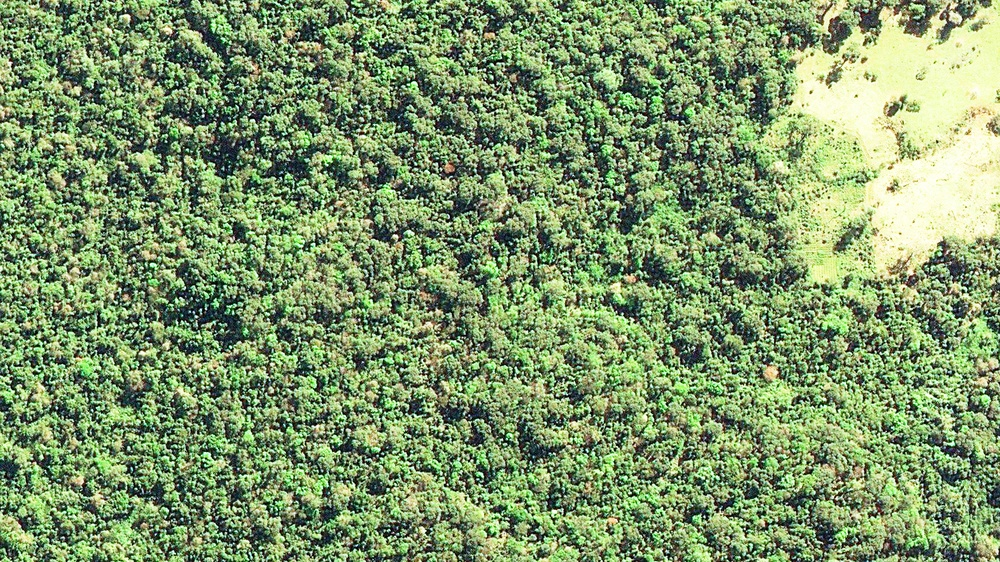
%> input picture Imagenes/ST1.jpg, 1000 x 562 px, shrunk from 1714 x 964 before the run
$ octave etapa1_fis.m   (GNU Octave 9; MATLAB toolbox functions it lacks are replaced by stand-ins)
%> lines starting %> are read from the running program, lines starting %| are printed output that depends on the picture
clc
close all
clear all

%Leo una imagen...
%A = imread('ST1.jpg');
%% Read Images: se elige una imagen del archivo
[filename, pathname] = uigetfile({'*.*'},'Browse');
%> the answer given: ../Imagenes/ST1.jpg
name=[pathname,filename];
%imageSegmenter
A = imread(name);
%> A is the input picture: size 562x1000x3 uint8; mean R, G, B 126.5, 151, 105.5
figure, imshow(A)
% A = A(size(A,1)/2:size(A,1)-1,size(A,2)/2:size(A,2),:);
% A = A(:,1:size(A,2)/2,:);
n=size(A,1);
%> n = 562
% if rem(n,2)==1
%     n=n-1;
% end

m=size(A,2);
%> m = 1000
% [8 lines of commented-out code are left out]
if size(A,3) ==3        %comprueba si es a color
    %conversión a intensidad
    A=double(A); %debe hacerse esta declaración para evitar que sature el valor int8 cuando suma
%> A: size 562x1000x3 double
    V = (A(:,:,1)+A(:,:,2)+A(:,:,3))/3;
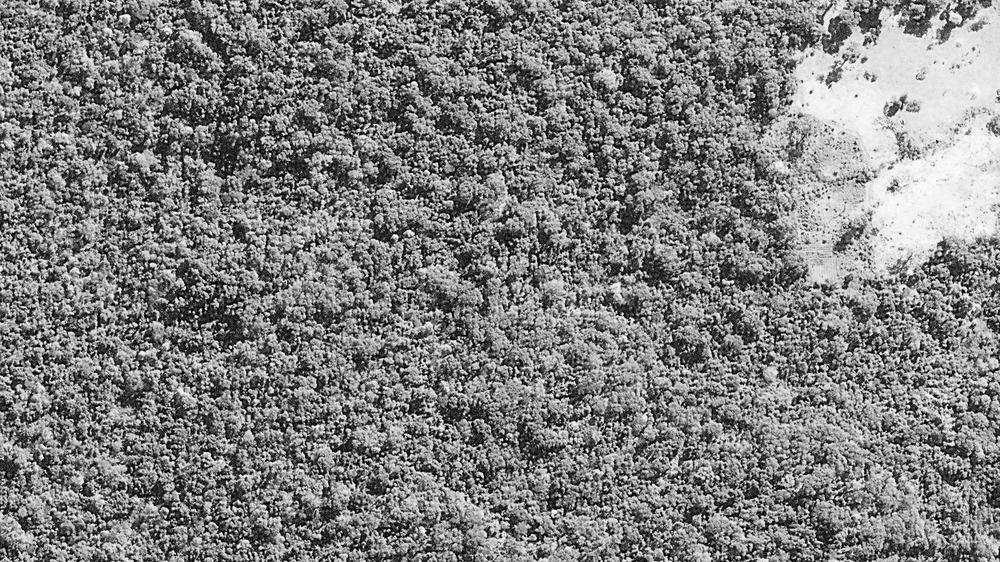
%> V: size 562x1000 double; min 0, max 255, mean 127.6
    V=(V/255);
end
%Para probar con bandas separadas... RGB
V = A(:,:,1); %Rojo
% [7 lines of commented-out code are left out]

u=[-1/2+1/n:1/n:1/2];
%> u = 562 values from -0.498 to 0.5
v=[-1/2+1/m:1/m:1/2];
%> v = 1000 values from -0.499 to 0.5

V(V==0)=0.1;
%> V: size 562x1000 double; min 0.1, max 255, mean 126.5
Vsoma=log(V);
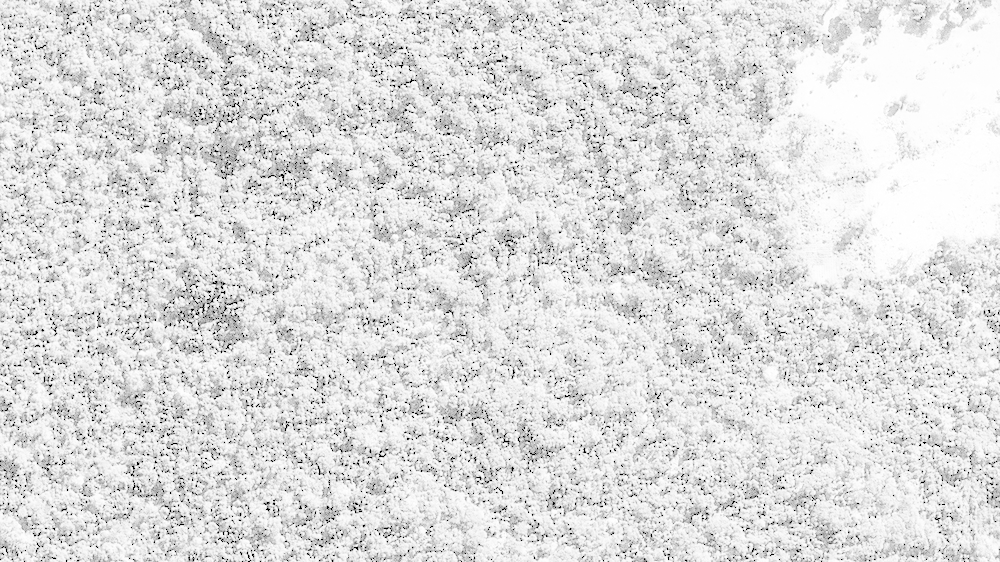
%> Vsoma: size 562x1000 double; min -2.3, max 5.54, mean 4.54; drawn with min black and max white
Vuv=fft2(Vsoma);

% Sub-Sistama linear
gh=1;
gl=0;
c=9;
Do=0.1;
K=1;

uu=u.^2;vv=v.^2;
uuu=repmat(uu',1,m);
vvv=repmat(vv,n,1);
DUV=sqrt(uuu+vvv);
Huv=K*(1-((gh-gl)*(1-exp(-c*(DUV.^2)/Do^2))+gl));


if rem(m,2)==1
    Huv=[Huv(n/2:n,m/2:m)     Huv(n/2:n,1:m/2);...
     Huv(1:n/2-1,m/2:m)   Huv(1:n/2-1,1:m/2)];
else Huv=[Huv(n/2:n,m/2:m)     Huv(n/2:n,1:m/2-1);...
     Huv(1:n/2-1,m/2:m)   Huv(1:n/2-1,1:m/2-1)];
end

Suv=Huv.*Vuv;

Vo=ifft2(Suv);
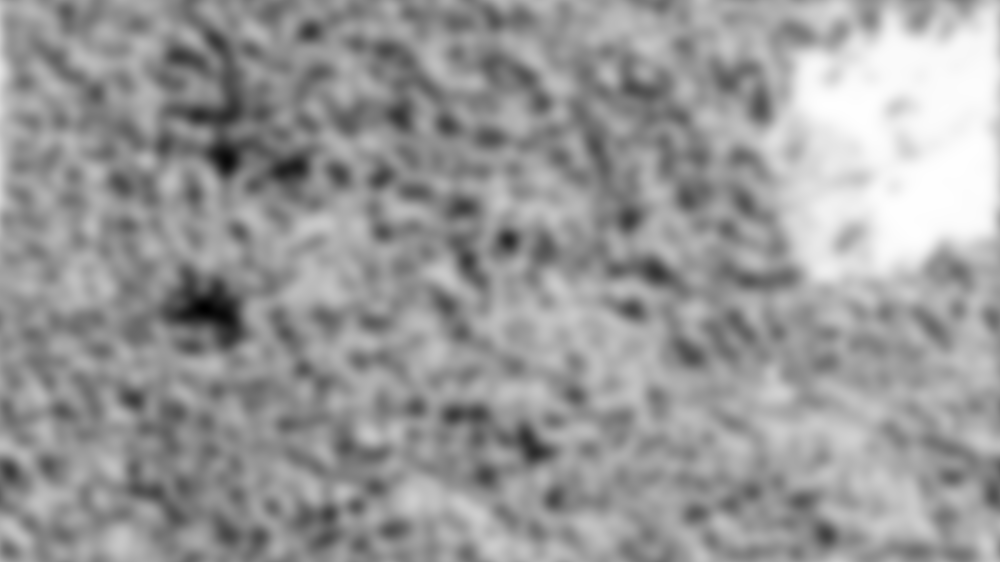
%> Vo: size 562x1000 double; min 3.04, max 5.53, mean 4.54; drawn with min black and max white

%remocao da fase
Vo=abs(Vo);
Vout=exp(Vo);
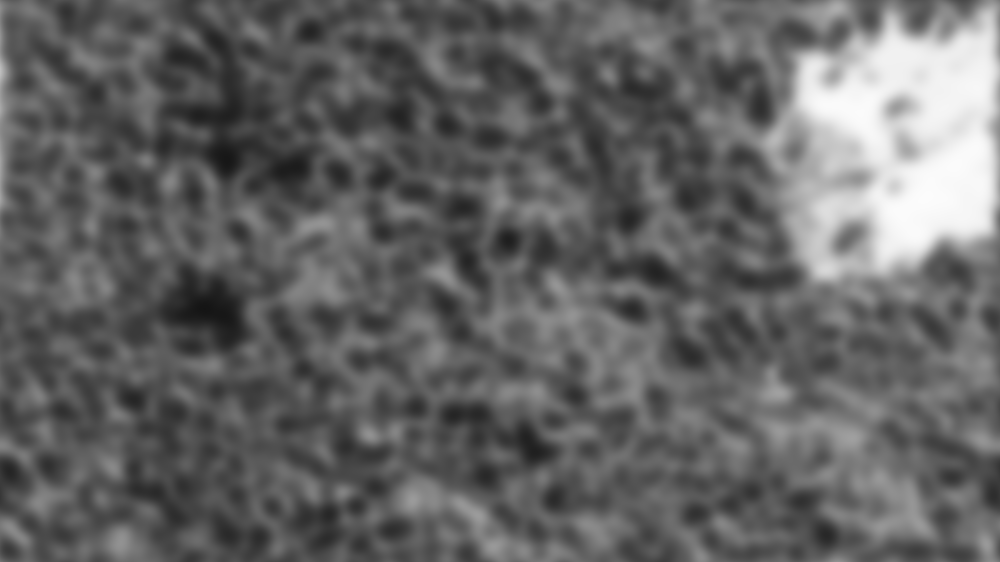
%> Vout: size 562x1000 double; min 20.93, max 252.3, mean 100.6

% imshow(A)
% figure


Vt = Vout/max(1*max(Vout));
figure, imshow(Vt)


m = size(Vt,1);
%> m = 562
n = size(Vt,2);
%> n = 1000
%Deformo matriz para que se adapte como entrada al sistema FIS...
B = reshape(Vt(:,:,1),m*n,1);

%Evalúa según la intensidad de los píxeles
%> (the run ends here)

$ run again, with Imagenes/PNI1.jpg copied over Imagenes/ST1.jpg
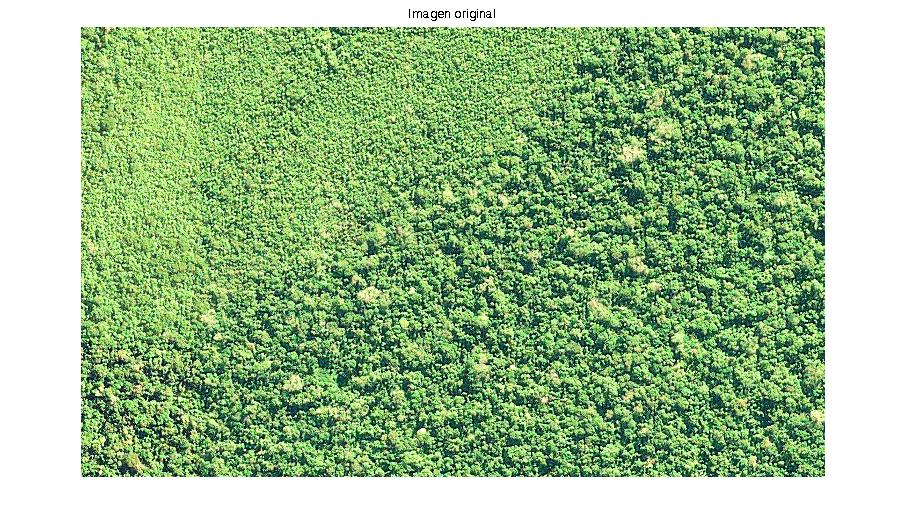
%> input picture Imagenes/PNI1.jpg, 906 x 532 px
%> A is the input picture: size 532x906x3 uint8; mean R, G, B 159.7, 190.8, 147
%> A: size 532x906x3 double
%> `Vo=ifft2(Suv);`:
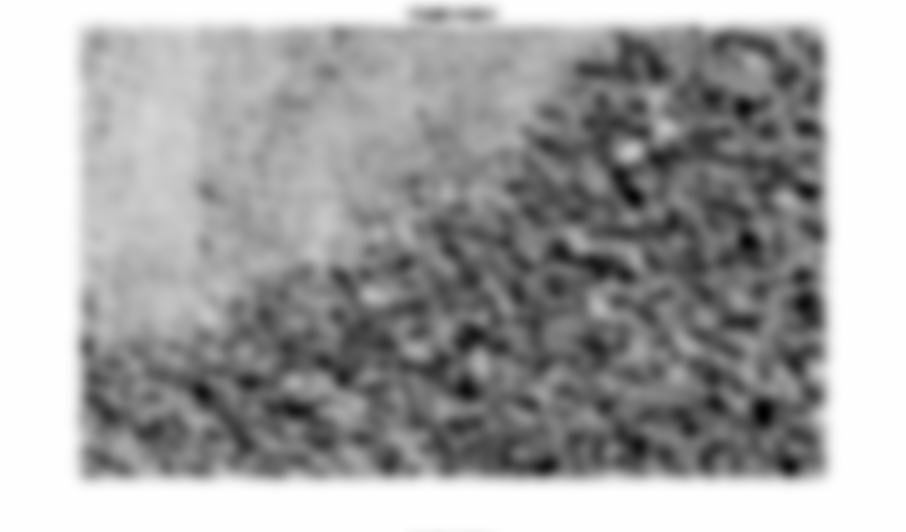
%> Vo: size 532x906 double; min 2.92, max 5.54, mean 4.62; drawn with min black and max white
%> `Vout=exp(Vo);`:
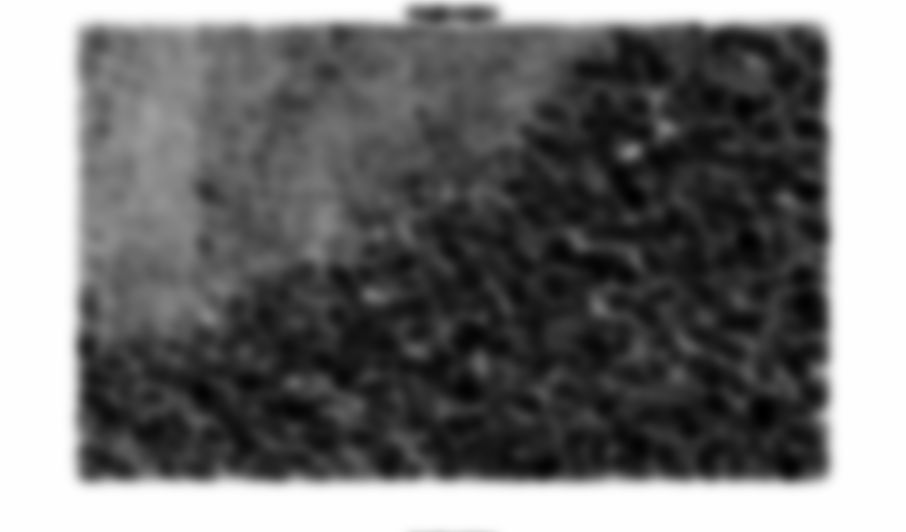
%> Vout: size 532x906 double; min 18.52, max 255, mean 126.5; drawn with min black and max white

$ run again, with Imagenes/YB1.jpg copied over Imagenes/ST1.jpg
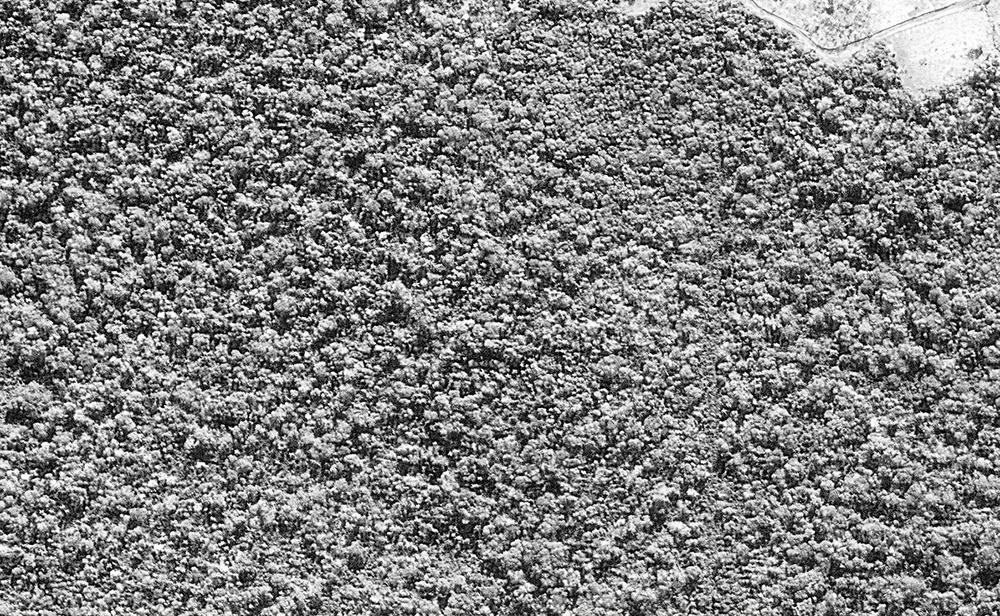
%> input picture Imagenes/YB1.jpg, 1000 x 616 px, shrunk from 1461 x 900 before the run
%> A is the input picture: size 616x1000x3 uint8; mean R, G, B 127.4, 127.4, 127.4
%> A: size 616x1000x3 double
%> `Vo=ifft2(Suv);`:
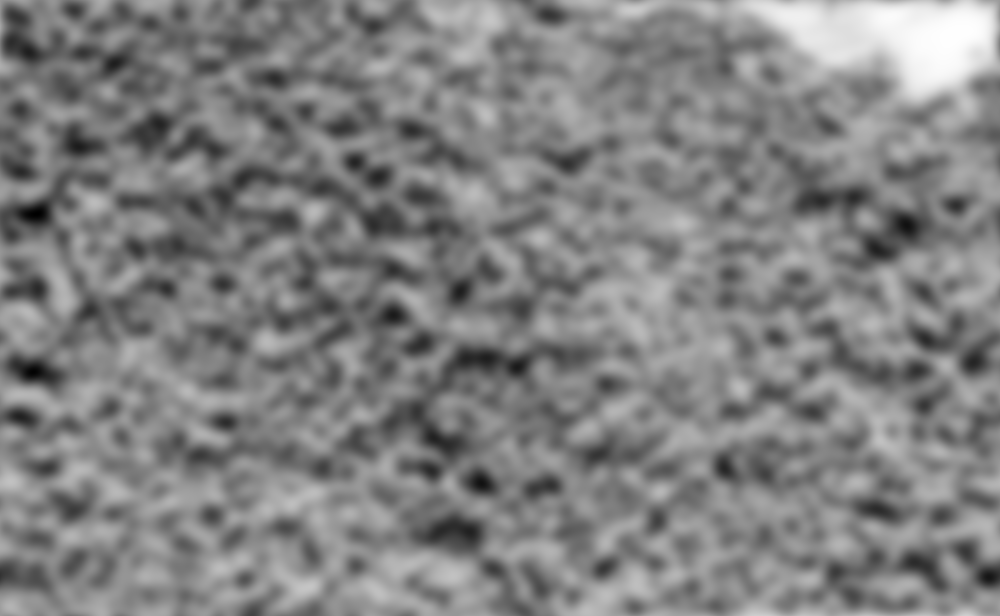
%> Vo: size 616x1000 double; min 3.51, max 5.51, mean 4.53; drawn with min black and max white
%> `Vout=exp(Vo);`:
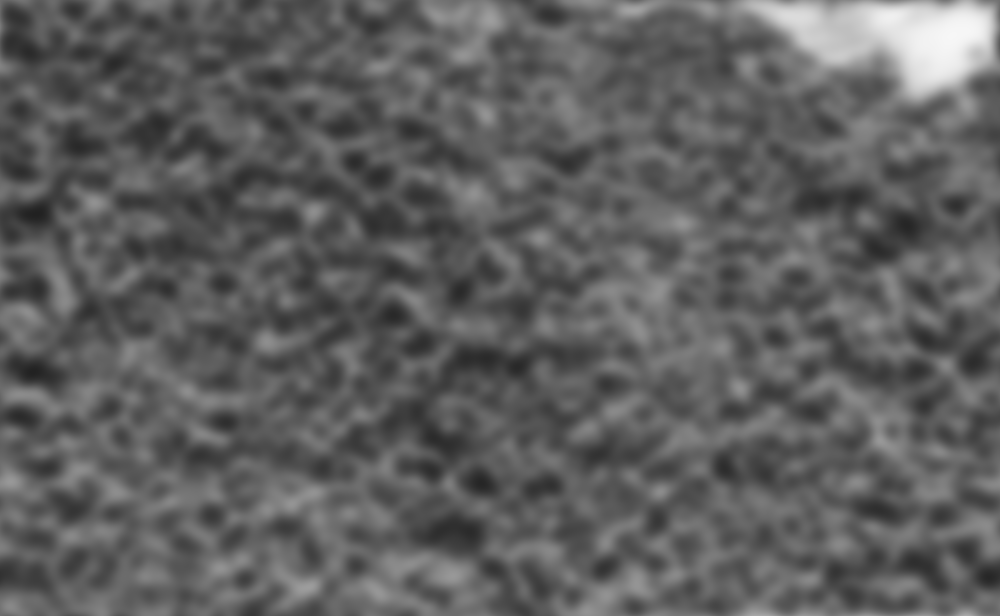
%> Vout: size 616x1000 double; min 33.31, max 247.2, mean 95.6
